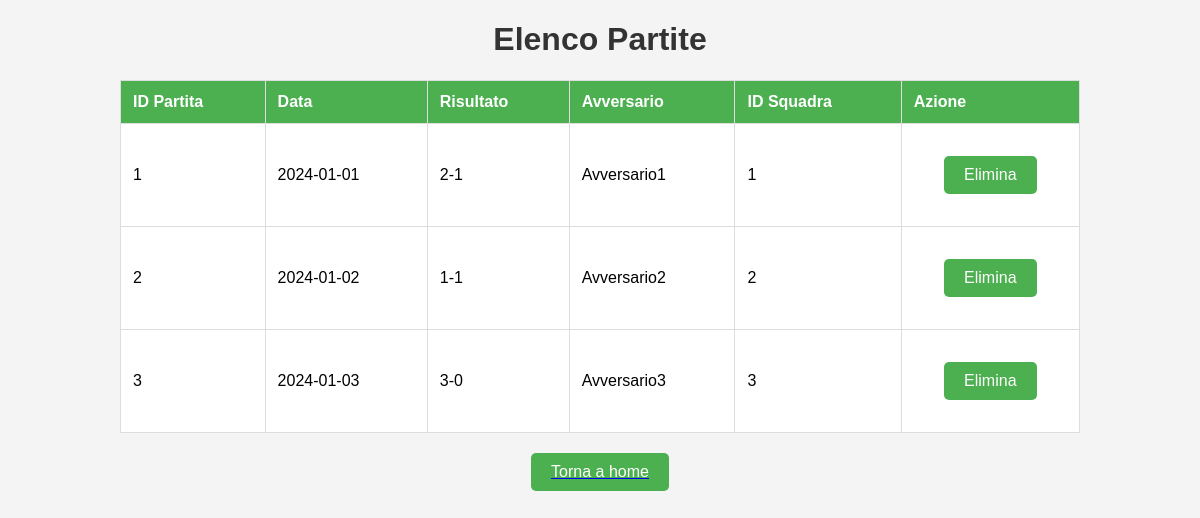
Page /php/visualizzapartite.php on the committed database.
### tables this page shows
CREATE TABLE IF NOT EXISTS Partita (

    PartitaID INT PRIMARY KEY AUTO_INCREMENT,
    Data DATE,
    Risultato VARCHAR(255),
    Avversario VARCHAR(255),
    SquadraID VARCHAR(255)
    
);

### php/visualizzapartite.php (the view, shortened to what this page needs)
<!DOCTYPE html>
<html lang="en">
<head>
</head>
<body>
<h1>Elenco Partite</h1>
<?php
$servername = "localhost";
$username = "root";
$password = "";
$dbname = "TeamTactiCoach";
$conn = new mysqli($servername, $username, $password, $dbname);
$sql = "SELECT * FROM Partita";
$result = $conn->query($sql);
    echo "<table border='1'>
            <tr>
                <th>ID Partita</th>
                <th>Data</th>
                <th>Risultato</th>
                <th>Avversario</th>
                <th>ID Squadra</th>
                <th>Azione</th>
            </tr>";
    while ($row = $result->fetch_assoc()) {
        echo "<tr id='row".$row["PartitaID"]."'>
                <td>" . $row["PartitaID"] . "</td>
                <td>" . $row["Data"] . "</td>
                <td>" . $row["Risultato"] . "</td>
                <td>" . $row["Avversario"] . "</td>
                <td>" . $row["SquadraID"] . "</td>
                <td><button class='delete' data-id='".$row["PartitaID"]."'>Elimina</button></td>
              </tr>";
    }
    echo "</table>";
?>
<a href="homeadmin.php"><button>Torna a home</button></a>
</body>
</html>

### php/visualizzapartite.php (style rules this page uses)
body { font-family: Arial, sans-serif; background-color: #f4f4f4; margin: 0; padding: 0; }
h1 { text-align: center; color: #333; }
table { width: 80%; margin: 20px auto; border-collapse: collapse; border: 1px solid #ddd; background-color: #fff; }
th, td { padding: 12px; text-align: left; border-bottom: 1px solid #ddd; }
th { background-color: #4CAF50; color: white; }
button { display: block; margin: 20px auto; padding: 10px 20px; font-size: 16px; background-color: #4CAF50; color: white; border: none; border-radius: 5px; cursor: pointer; }

### rows in the picture
partita: PartitaID "1", Data "2024-01-01", Risultato "2-1", Avversario "Avversario1", SquadraID "1"
partita: PartitaID "2", Data "2024-01-02", Risultato "1-1", Avversario "Avversario2", SquadraID "2"
partita: PartitaID "3", Data "2024-01-03", Risultato "3-0", Avversario "Avversario3", SquadraID "3"
